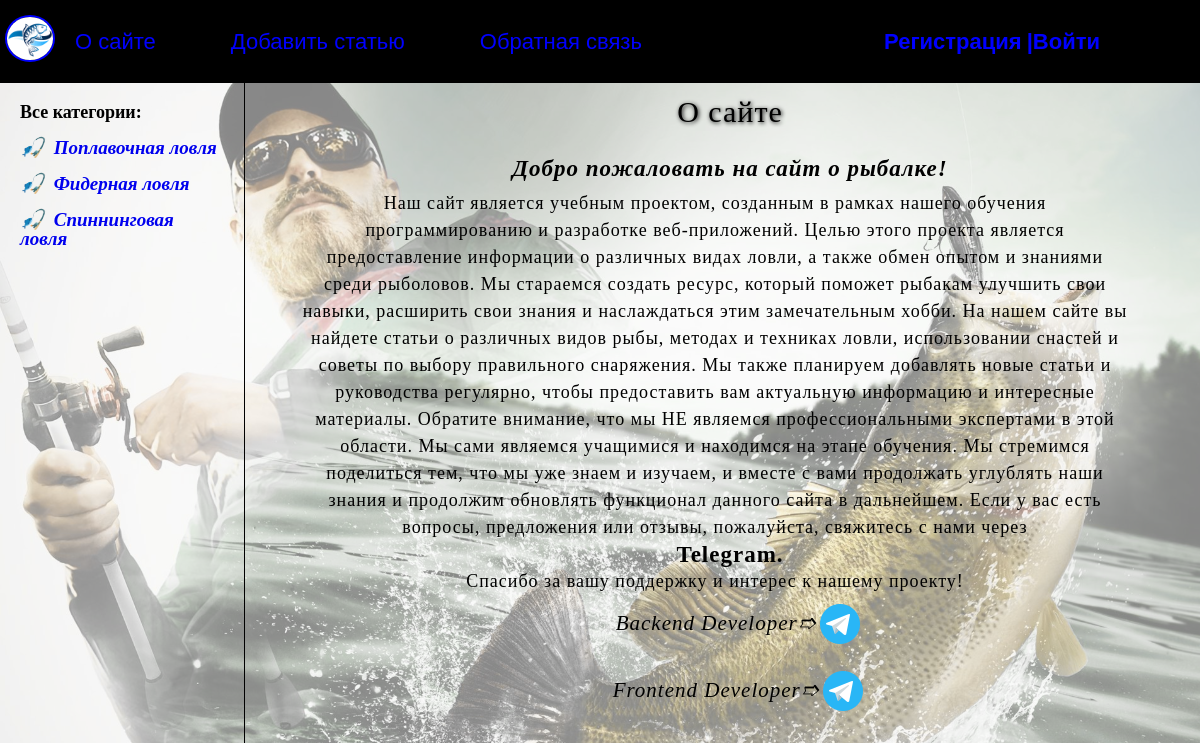
The page /about/ on the database its author committed.
### blog/models.py (models this page shows, shortened)
class Category(models.Model):
    name = models.CharField(max_length=100, db_index=True, verbose_name="Категория")
    slug = models.SlugField(max_length=255, unique=True, db_index=True, verbose_name="URL")
    def get_absolute_url(self):
        return reverse('category', kwargs={'cat_slug': self.slug})
    class Meta:
        verbose_name = 'Категория'
        verbose_name_plural = 'Категории'
        ordering = ['id']

### blog/views.py (the view)
# urls.py: path('about/', about, name='about'),
def about(request):
    return render(request, 'blog/about.html', {'title': 'О сайте'})

### blog/templatetags/blog_tags.py (called while the page is built)
@register.inclusion_tag("blog/list_categories.html")
def show_categories():
    categories = Category.objects.all()
    return {"categories": categories}

@register.inclusion_tag("blog/list_menu.html")
def show_menu():
    menu = [{'title': 'О сайте', 'url_name': 'about'},
            {'title': 'Добавить статью', 'url_name': 'add_page'},
            {'title': 'Обратная связь', 'url_name': 'contact'}, ]
    return {'menu': menu}

### blog/templates/blog/about.html
{% extends "blog/base.html" %}
{% load static %}
{% block content %}
<div class="about__text">
<h1>{{ title }}</h1>
 <p class="one">Добро пожаловать на сайт о рыбалке!</p>
    Наш сайт является учебным проектом, созданным в рамках нашего обучения программированию и разработке веб-приложений.
Целью этого проекта является предоставление информации о различных видах ловли, а также обмен опытом и знаниями среди рыболовов. Мы стараемся создать ресурс, который поможет рыбакам улучшить свои навыки, расширить свои знания и наслаждаться этим замечательным хобби.
На нашем сайте вы найдете статьи о различных видов рыбы, методах и техниках ловли, использовании снастей и советы по выбору правильного снаряжения. Мы также планируем добавлять новые статьи и руководства регулярно, чтобы предоставить вам актуальную информацию и интересные материалы.
Обратите внимание, что мы НЕ являемся профессиональными экспертами в этой области. Мы сами являемся учащимися и находимся на этапе обучения. Мы стремимся поделиться тем, что мы уже знаем и изучаем, и вместе с вами продолжать углублять наши знания и продолжим обновлять функционал данного сайта в дальнейшем.
Если у вас есть вопросы, предложения или отзывы, пожалуйста, свяжитесь с нами через <p class="teleg">Telegram.</p>
Спасибо за вашу поддержку и интерес к нашему проекту!
    <div class="tg">
        <div class="back"><p class="tg__back">Backend Developer</p> <a href="https://t.me/Tretyakov_Max"><img src="../../static/blog/images/footer-icon2.png" alt=""></a></div>
        <div class="front"><p class="tg__front">Frontend Developer</p> <a href="https://t.me/CarpeDiem027"><img src="../../static/blog/images/footer-icon2.png" alt=""></a></div>
    </div>
</div>
{% endblock %}

### blog/templates/blog/list_categories.html
{% for category in categories %}
    <li class="category"><a href="{{ category.get_absolute_url }}">{{category.name}}</a></li>
{% endfor %}

### blog/static/blog/css/styles.css (style rules this page uses)
* { padding: 0; margin: 0; border: 0; }
*,*:before,*:after { -moz-box-sizing: border-box; -webkit-box-sizing: border-box; box-sizing: border-box; }
html,body { height: 100%; width: 100%; font-size: 100%; line-height: 1; font-size: 14px; -ms-text-size-adjust: 100%; -moz-text-size-adjust: 100%; -webkit-text-size-adjust: 100%; }
a, a:visited { text-decoration: none; }
ul li { list-style: none; }
img { vertical-align: top; }
h1,h2,h3,h4,h5,h6 { font-size:inherit;font-weight: 400; }
html { height: 100%; min-width: 900px; }
body { background: url("../images/fon2.jpg") 0 0/105% no-repeat fixed rgba(255, 248, 220, 0.53); background-blend-mode: saturation; height: 100%; min-width: 900px; }
.sidebar li { font-size: 19px; padding: 17px 0 0 0; font-style: italic; font-weight: 600; }
.sidebar a:before { content: "🎣"; padding: 0 10px 0 0; }
.about__text { font-size: 18px; margin: 15px 70px 0 300px; text-align: center; line-height: 27px; letter-spacing: 1px; font-family: Verdana sans-serif; text-indent: 30px; }
.about__text h1 { font-size: 30px; text-align: center; text-shadow: 1px 1px 4px black; }
.one { font-size: 23px; font-style: italic; font-weight: 700; margin: 30px 0 8px 0; }
.teleg { font-size: 23px; font-weight: 600; }
.tg { font-size: 21px; font-family: Verdana sans-serif; font-style: italic; }
.tg img { margin: 0 -10px 0 0; }
.tg__back { margin: 10px -30px 30px 10px; }
.tg__front { margin: 10px -30px 30px 10px; }
.tg__back:after { content: "➱" }
.tg__front:after { content: "➱" }
.back { margin: 5px 0 0 0; display: flex; flex-direction: row; justify-content: center; }
.front { display: flex; flex-direction: row; justify-content: center; }

### rows shown on the page
Category: name "Поплавочная ловля"
Category: name "Фидерная ловля"
Category: name "Спиннинговая ловля"

### other values the page prints
{{ element.title }} "О сайте" "Добавить статью" "Обратная связь"
{{ title }} "О сайте"
